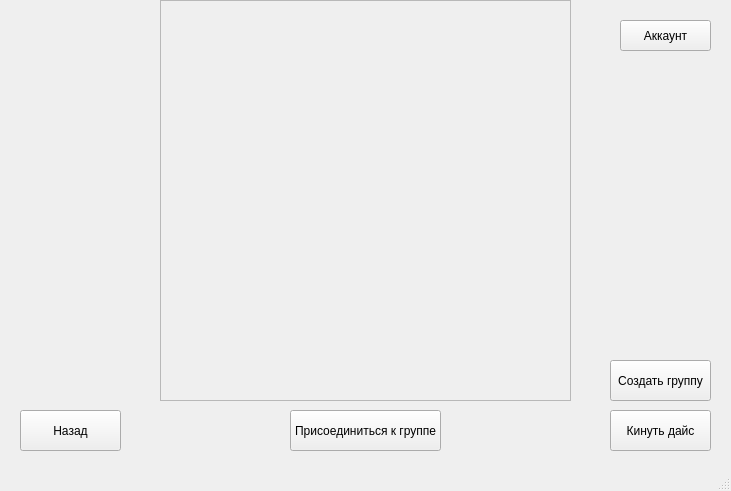
<?xml version="1.0" encoding="UTF-8"?>
<ui version="4.0">
 <class>MainWindow</class>
 <widget class="QMainWindow" name="MainWindow">
  <property name="geometry">
   <rect>
    <x>0</x>
    <y>0</y>
    <width>731</width>
    <height>491</height>
   </rect>
  </property>
  <property name="windowTitle">
   <string>MainWindow</string>
  </property>
  <widget class="QWidget" name="centralwidget">
   <widget class="QPushButton" name="account_btn">
    <property name="geometry">
     <rect>
      <x>620</x>
      <y>20</y>
      <width>91</width>
      <height>31</height>
     </rect>
    </property>
    <property name="text">
     <string>Аккаунт</string>
    </property>
   </widget>
   <widget class="QPushButton" name="throw_dice_btn">
    <property name="geometry">
     <rect>
      <x>610</x>
      <y>410</y>
      <width>101</width>
      <height>41</height>
     </rect>
    </property>
    <property name="text">
     <string>Кинуть дайс</string>
    </property>
   </widget>
   <widget class="QPushButton" name="back_btn">
    <property name="geometry">
     <rect>
      <x>20</x>
      <y>410</y>
      <width>101</width>
      <height>41</height>
     </rect>
    </property>
    <property name="text">
     <string>Назад</string>
    </property>
   </widget>
   <widget class="QScrollArea" name="scroll_area">
    <property name="geometry">
     <rect>
      <x>160</x>
      <y>0</y>
      <width>411</width>
      <height>401</height>
     </rect>
    </property>
    <property name="widgetResizable">
     <bool>true</bool>
    </property>
    <widget class="QWidget" name="scrollAreaWidgetContents">
     <property name="geometry">
      <rect>
       <x>0</x>
       <y>0</y>
       <width>409</width>
       <height>399</height>
      </rect>
     </property>
    </widget>
   </widget>
   <widget class="QPushButton" name="create_group_btn">
    <property name="geometry">
     <rect>
      <x>610</x>
      <y>360</y>
      <width>101</width>
      <height>41</height>
     </rect>
    </property>
    <property name="text">
     <string>Создать группу</string>
    </property>
   </widget>
   <widget class="QPushButton" name="join_group_btn">
    <property name="geometry">
     <rect>
      <x>290</x>
      <y>410</y>
      <width>151</width>
      <height>41</height>
     </rect>
    </property>
    <property name="text">
     <string>Присоединиться к группе</string>
    </property>
   </widget>
  </widget>
  <widget class="QStatusBar" name="statusbar"/>
 </widget>
 <resources/>
 <connections/>
</ui>
